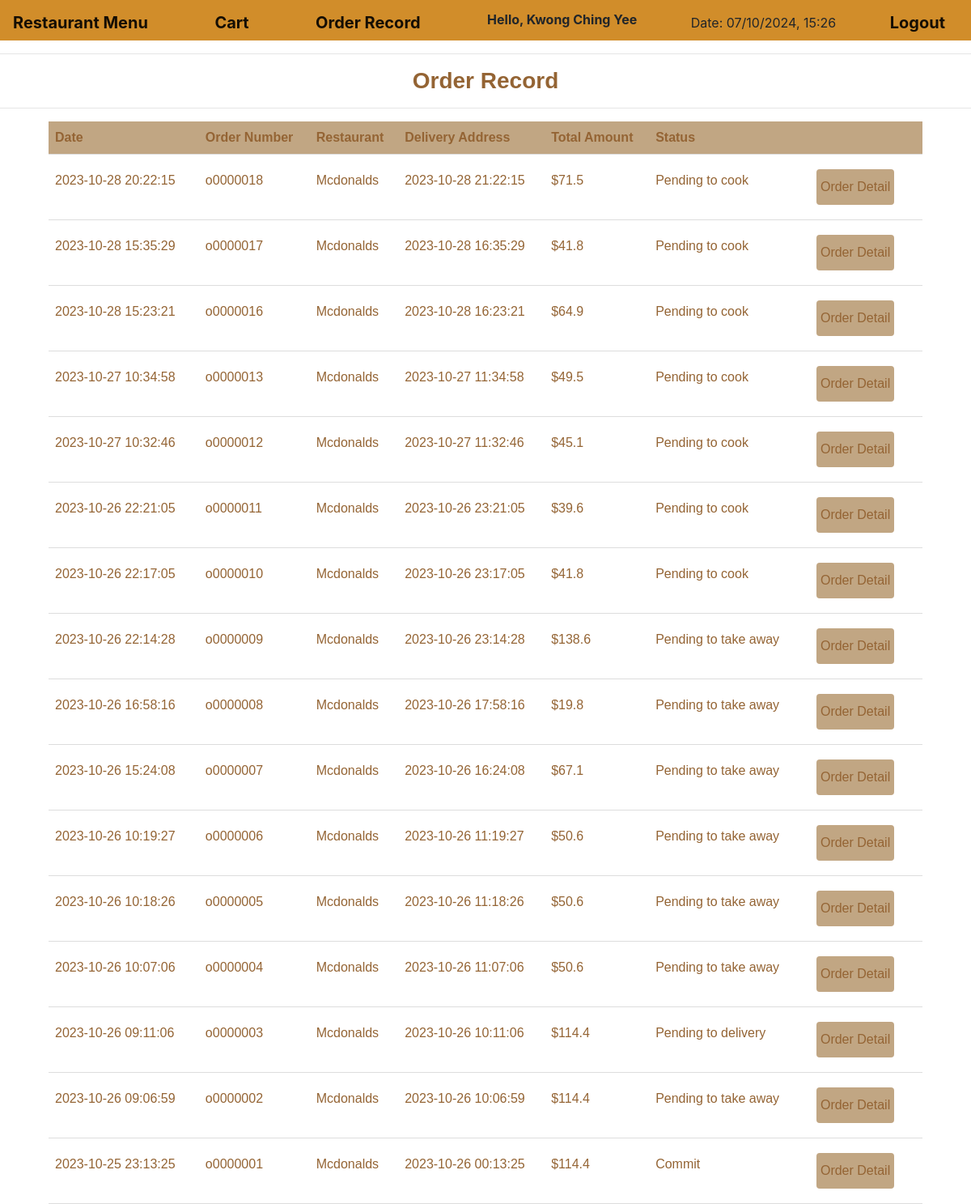
The app's page /ITP4506-CA-B05/Customer_Third_Page.php (signed in) with its own data.
### tables this page shows
CREATE TABLE `order` (
  `o_ID` varchar(8) NOT NULL,
  `c_ID` varchar(8) NOT NULL,
  `r_ID` varchar(8) NOT NULL,
  `d_ID` varchar(8) DEFAULT NULL,
  `o_Time` datetime NOT NULL,
  `o_Delivery_Address` varchar(100) NOT NULL,
  `o_Payment_Method` int NOT NULL,
  `o_Status` varchar(50) NOT NULL,
  `o_Estimated_Time` datetime NOT NULL,
  `o_Delivery_Time` datetime NOT NULL,
  `o_Food_Rate` int DEFAULT NULL,
  `o_Service_Rate` int DEFAULT NULL,
  `o_Comment` varchar(100) DEFAULT NULL,
  `o_Total_Amount` float DEFAULT NULL,
  `o_Delivery_Fee` float DEFAULT NULL,
  `active` tinyint(1) DEFAULT '1',
  PRIMARY KEY (`o_ID`)
);

CREATE TABLE `restaurant` (
  `r_ID` varchar(8) NOT NULL,
  `r_Name` varchar(50) NOT NULL,
  `r_Password` varchar(10) NOT NULL,
  `r_Address` varchar(100) NOT NULL,
  `r_Telephone_Number` varchar(15) NOT NULL,
  `r_Image` varchar(255) NOT NULL,
  `active` tinyint(1) DEFAULT '1',
  PRIMARY KEY (`r_ID`,`r_Name`)
);

### ITP4506-CA-B05/Controller.php (called while the page is built, shortened)
<?php
    require 'Database.php';
    require 'model/order.php';
    function getRestaurantName($r_ID)
    {
        global $conn;
        $sql = "SELECT r_Name FROM restaurant WHERE r_ID = '" . $r_ID . "'";
        $rs = mysqli_query($conn, $sql) or die(mysqli_error($conn));
        if ($rc = mysqli_fetch_array($rs)) {
            return $rc['r_Name'];
        }
        return null;
    }
    function getAllOrder($c_ID)
    {
        global $conn;
        $orderList = array();
        $sql = "SELECT * FROM `order` WHERE c_ID = '" . $c_ID . "' ORDER BY o_Time DESC";
        $rs = mysqli_query($conn, $sql) or die(mysqli_error($conn));
        while ($rc = mysqli_fetch_array($rs)) {
            $order = new order($rc['o_ID'], $rc['c_ID'], $rc['r_ID'], $rc['d_ID'], $rc['o_Time'], $rc['o_Delivery_Address'], $rc['o_Payment_Method'] , $rc['o_Status'],$rc['o_Estimated_Time'],$rc['o_Delivery_Time'],$rc['o_Food_Rate'],$rc['o_Service_Rate'],$rc['o_Comment'], $rc['o_Total_Amount'],$rc['o_Delivery_Fee']);
            array_push($orderList, $order);
        }
        return $orderList;
    }
?>

### ITP4506-CA-B05/model/order.php (called while the page is built, shortened)
<?php
class order
{
    public function __construct($o_ID, $c_ID, $r_ID, $d_ID, $o_Time, $o_Delivery_Address, $o_Payment_Method, $o_Status, $o_Estimated_Time, $o_Delivery_Time, $o_Food_Rate, $o_Service_Rate, $o_Comment, $o_Total_Amount, $o_Delivery_Fee)
    {
        $this->o_ID = $o_ID;
        $this->r_ID = $r_ID;
        $this->o_Time = $o_Time;
        $this->o_Status = $o_Status;
        $this->o_Delivery_Time = $o_Delivery_Time;
        $this->o_Total_Amount = $o_Total_Amount;
    }
}
?>

### ITP4506-CA-B05/Customer_Third_Page.php (the view, shortened to what this page needs)
<!DOCTYPE html>
<html lang="en">
<?php
    include 'controller.php';
    $user_id = $_SESSION['user']->user_ID;
?>
<head>
    <link rel="stylesheet" href="https://cdn.jsdelivr.net/npm/bootstrap@4.0.0/dist/css/bootstrap.min.css">
    <link rel="stylesheet" href="./style/nav.css">
    <link rel="stylesheet" href="./style/Customer_Third_Page.css">
</head>
<body>
    <nav class="navbar navbar-light bg-light">
        <a class="navbar-brand" href="./Customer_Main_Page.php"><b>Restaurant Menu</b></a>
        <a class="navbar-brand" href="./Customer_Second_Page.php"><b>Cart</b></a>
        <a class="navbar-brand" href="./Customer_Third_Page.php"><b>Order Record</b></a>
        <label id="username"><b><?php echo "Hello, " . $_SESSION['user']->user_Name ?></b></label>
        <div id="datetime-display" class="datetime"><b>Date: </b></div>
        <div class="nav-right"><a class="navbar-brand" href="./Login.php"><b>Logout</b></a></div>
    </nav>
    <center><hr><h3><b>Order Record</b></h3><hr></center>
    <form>
        <div class="fieldset-container">
            <center>
                <table method="POST">
                    <thead>
                        <tr>
                            <th>Date</th>
                            <th>Order Number</th>
                            <th>Restaurant</th>
                            <th>Delivery Address</th>
                            <th>Total Amount</th>
                            <th>Status</th>
                            <th></th>
                        </tr>
                    </thead>
                    <tbody>
                        <?php
                            $orderList = getAllOrder($user_id);
                            foreach ($orderList as $orders) {
                            $r_name = getRestaurantName($orders->r_ID);
                        ?>
                        <tr id="tr_<?php echo $orders->o_ID ?>">
                            <td><div><div><p><?php echo $orders->o_Time?>&nbsp;</p></div></div></td>
                            <td><p><?php echo $orders->o_ID?>&nbsp;</p></td>
                            <td><p><?php echo $r_name?>&nbsp;</p></td>
                            <td><p><?php echo $orders->o_Delivery_Time ?></p></td>
                            <td><p><?php echo "$" . $orders->o_Total_Amount ?></p></td>
                            <td><p><?php echo $orders->o_Status ?></p></td>
                            <td><a onclick="orderDetail('<?php echo $orders->o_ID ?>')" class="btn">Order Detail</a></td>
                        </tr>
                        <?php
                            }
                        ?>
                    </tbody>
                </table>
            </center>
        </div>
    </form>
</body>
</html>

### ITP4506-CA-B05/style/nav.css (style rules this page uses)
.navbar { background-color: #d18d2a !important; height: 50px; }

### ITP4506-CA-B05/style/Customer_Third_Page.css (style rules this page uses)
.btn { width: auto; background-color: #c1a683; color: #946434; padding: 10px 5px; margin: 10px 13px; border: none; border-radius: 4px; }
h3 { font-family: 'Gill Sans', 'Gill Sans MT', Calibri, 'Trebuchet MS', sans-serif; color: #946434; font: optional bold; text-align: center; }
table { margin-right: 10px; margin-left: 10px; width: 90%; border-collapse: collapse; }
th, td { font-family: 'Franklin Gothic Medium', 'Arial Narrow', Arial, sans-serif; color: #946434; padding: 8px; text-align: left; border-bottom: 1px solid #ddd; }
th { background-color: #c1a683; }

### records on screen
order: o_Time "2023-10-28 20:22:15", o_ID "o0000018", r_ID.r_Name "Mcdonalds", o_Delivery_Time "2023-10-28 21:22:15", o_Total_Amount "71.5", o_Status "Pending to cook"
order: o_Time "2023-10-28 15:35:29", o_ID "o0000017", r_ID.r_Name "Mcdonalds", o_Delivery_Time "2023-10-28 16:35:29", o_Total_Amount "41.8", o_Status "Pending to cook"
order: o_Time "2023-10-28 15:23:21", o_ID "o0000016", r_ID.r_Name "Mcdonalds", o_Delivery_Time "2023-10-28 16:23:21", o_Total_Amount "64.9", o_Status "Pending to cook"
order: o_Time "2023-10-27 10:34:58", o_ID "o0000013", r_ID.r_Name "Mcdonalds", o_Delivery_Time "2023-10-27 11:34:58", o_Total_Amount "49.5", o_Status "Pending to cook"
order: o_Time "2023-10-27 10:32:46", o_ID "o0000012", r_ID.r_Name "Mcdonalds", o_Delivery_Time "2023-10-27 11:32:46", o_Total_Amount "45.1", o_Status "Pending to cook"
order: o_Time "2023-10-26 22:21:05", o_ID "o0000011", r_ID.r_Name "Mcdonalds", o_Delivery_Time "2023-10-26 23:21:05", o_Total_Amount "39.6", o_Status "Pending to cook"
order: o_Time "2023-10-26 22:17:05", o_ID "o0000010", r_ID.r_Name "Mcdonalds", o_Delivery_Time "2023-10-26 23:17:05", o_Total_Amount "41.8", o_Status "Pending to cook"
order: o_Time "2023-10-26 22:14:28", o_ID "o0000009", r_ID.r_Name "Mcdonalds", o_Delivery_Time "2023-10-26 23:14:28", o_Total_Amount "138.6", o_Status "Pending to take away"
order: o_Time "2023-10-26 16:58:16", o_ID "o0000008", r_ID.r_Name "Mcdonalds", o_Delivery_Time "2023-10-26 17:58:16", o_Total_Amount "19.8", o_Status "Pending to take away"
order: o_Time "2023-10-26 15:24:08", o_ID "o0000007", r_ID.r_Name "Mcdonalds", o_Delivery_Time "2023-10-26 16:24:08", o_Total_Amount "67.1", o_Status "Pending to take away"
order: o_Time "2023-10-26 10:19:27", o_ID "o0000006", r_ID.r_Name "Mcdonalds", o_Delivery_Time "2023-10-26 11:19:27", o_Total_Amount "50.6", o_Status "Pending to take away"
order: o_Time "2023-10-26 10:18:26", o_ID "o0000005", r_ID.r_Name "Mcdonalds", o_Delivery_Time "2023-10-26 11:18:26", o_Total_Amount "50.6", o_Status "Pending to take away"
order: o_Time "2023-10-26 10:07:06", o_ID "o0000004", r_ID.r_Name "Mcdonalds", o_Delivery_Time "2023-10-26 11:07:06", o_Total_Amount "50.6", o_Status "Pending to take away"
order: o_Time "2023-10-26 09:11:06", o_ID "o0000003", r_ID.r_Name "Mcdonalds", o_Delivery_Time "2023-10-26 10:11:06", o_Total_Amount "114.4", o_Status "Pending to delivery"
order: o_Time "2023-10-26 09:06:59", o_ID "o0000002", r_ID.r_Name "Mcdonalds", o_Delivery_Time "2023-10-26 10:06:59", o_Total_Amount "114.4", o_Status "Pending to take away"
order: o_Time "2023-10-25 23:13:25", o_ID "o0000001", r_ID.r_Name "Mcdonalds", o_Delivery_Time "2023-10-26 00:13:25", o_Total_Amount "114.4", o_Status "Commit"

### other values on screen
$_SESSION['user']->user_Name "Kwong Ching Yee"
